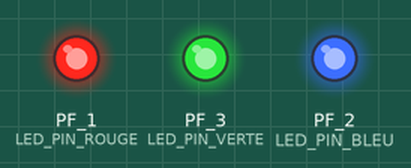
The sketch below on a simulated TI Tiva C LaunchPad. Shown: output pins drawn as LEDs (lit = HIGH).

Above: at 0.1 s.
Timing chart, 0 to 1.6 s (numbered marks = the images above):
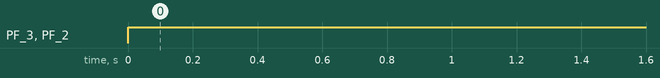

Measured:
- by itself, PF_3 (LED_PIN_VERTE), PF_2 (LED_PIN_BLEU): LOW → HIGH at 0.00 s

The sketch:

mission_1_5.ino
```cpp
#define LED_PIN_ROUGE PF_1
#define LED_PIN_VERTE PF_3
#define LED_PIN_BLEU PF_2

void setup() {
  Serial.begin(9600);
  pinMode(LED_PIN_ROUGE, OUTPUT);
  pinMode(LED_PIN_VERTE, OUTPUT);
  pinMode(LED_PIN_BLEU, OUTPUT);
}

void loop() {
  digitalWrite(LED_PIN_ROUGE, HIGH);
  digitalWrite(LED_PIN_VERTE, HIGH);
  digitalWrite(LED_PIN_BLEU, HIGH);
}
```
